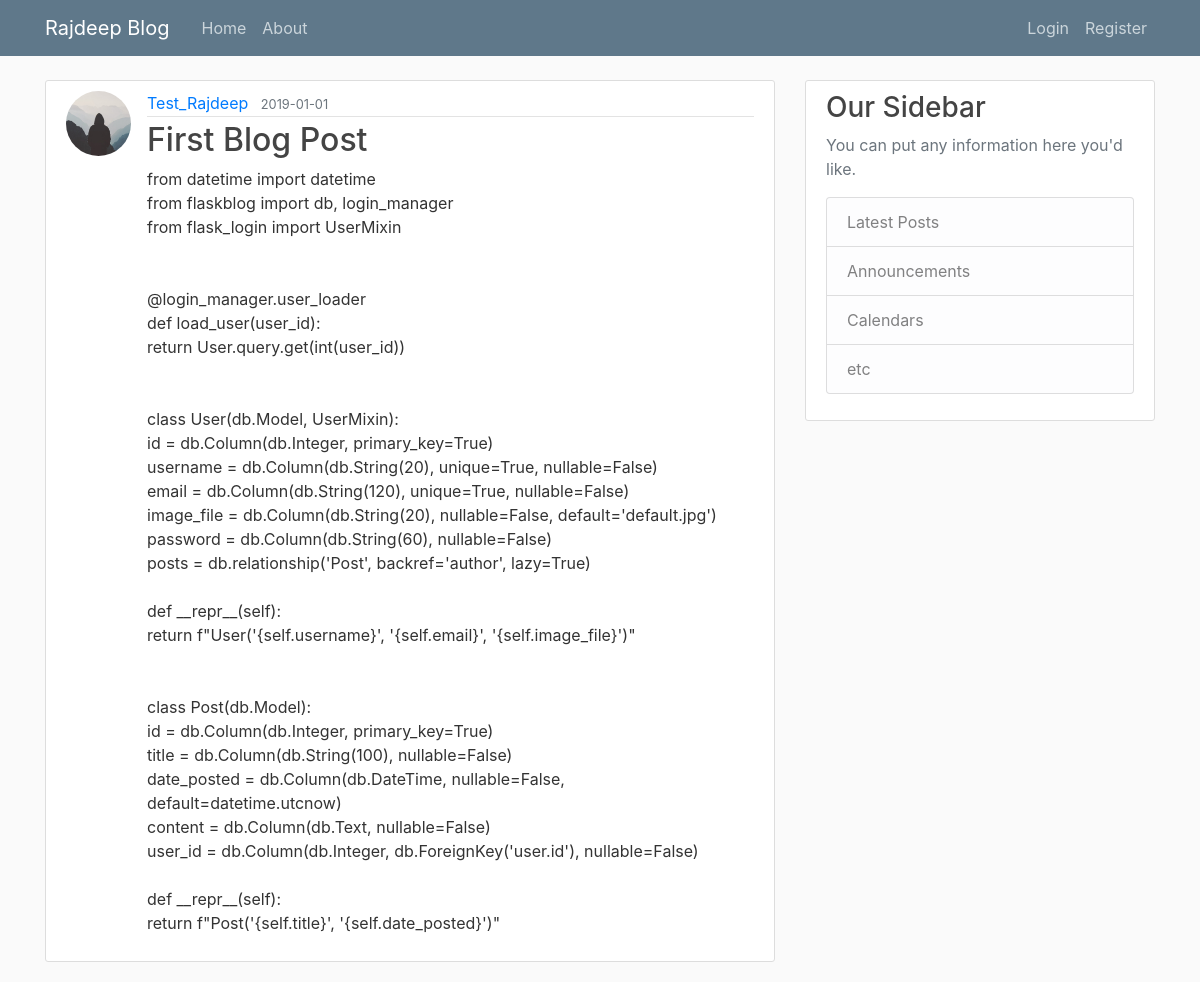
Screenshot of /post/2 with the database file from the repository.
### app/models.py (models this page shows, shortened)
class User(db.Model, UserMixin):
    id = db.Column(db.Integer, primary_key=True)
    username = db.Column(db.String(20), unique=True, nullable=False)
    email = db.Column(db.String(120), unique=True, nullable=False)
    image_file = db.Column(db.String(20), nullable=False, default='default.jpg')
    password = db.Column(db.String(60), nullable=False)
    posts = db.relationship('Post', backref='author', lazy=True)

class Post(db.Model):
    id = db.Column(db.Integer, primary_key=True)
    title = db.Column(db.String(100), nullable=False)
    date_posted = db.Column(db.DateTime, nullable=False, default=datetime.utcnow)
    content = db.Column(db.Text, nullable=False)
    user_id = db.Column(db.Integer, db.ForeignKey('user.id'), nullable=False)

### app/posts/routes.py (the view)
@posts.route("/post/<int:post_id>")
def post(post_id):
    post = Post.query.get_or_404(post_id)
    return render_template('post.html', title=post.title, post=post)

### app/Templates/post.html (shortened to what this page needs)
{% extends "layout.html" %}
{% block content %}
<article class="media content-section">
    <img class="rounded-circle article-img"
         src="{{ url_for('static', filename='profile_pics/' + post.author.image_file) }}">
    <div class="media-body">
        <div class="article-metadata">
            <a class="mr-2" href="{{ url_for('users.user_posts', username=post.author.username) }}">{{
                post.author.username }}</a>
            <small class="text-muted">{{ post.date_posted.strftime('%Y-%m-%d') }}</small>
        </div>
        <h2 class="article-title">{{ post.title }}</h2>
        <p class="article-content">{{ post.content }}</p>
    </div>
</article>
{% endblock content %}

### app/static/main.css (style rules this page uses)
body { background: #fafafa; color: #333333; margin-top: 5rem; }
h1, h2, h3, h4, h5, h6 { color: #444444; }
.content-section { background: #ffffff; padding: 10px 20px; border: 1px solid #dddddd; border-radius: 3px; margin-bottom: 20px; }
.article-title { color: #444444; }
.article-content { white-space: pre-line; }
.article-img { height: 65px; width: 65px; margin-right: 16px; }
.article-metadata { padding-bottom: 1px; margin-bottom: 4px; border-bottom: 1px solid #e3e3e3 }

### rows the page displays
User: image_file (placeholder picture), author.username "Test_Rajdeep"
Post: date_posted "2019-01-01", title "First Blog Post", content "from datetime import datetime from flaskblog import db, login_manager from flask_login import UserMixin @login_manager.user_loader def load_user(user_id): return User.query.get(int(user_id)) class User(db.Model, UserMixin): id = db.Column(db.Integer, primary_key=True) username = db.Column(db.String(20), unique=True, nullable=False) email = db.Column(db.String(120), unique=True, nullable=False) image_file = db.Column(db.String(20), nullable=False, default='default.jpg') password = db.Column(db.String(60), nullable=False) posts = db.relationship('Post', backref='author', lazy=True) def __repr__(self): return f\"User('{self.username}', '{self.email}', '{self.image_file}')\" class Post(db.Model):…"
